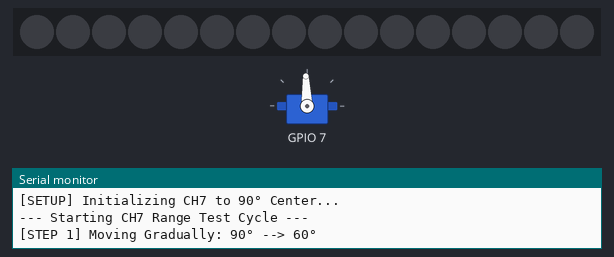
Recording of a sketch running on a simulated ESP32. Shown: 16 RGB LEDs in strip order, left to right, servo, the last lines printed to the serial monitor. Wiring (inferred from the names in the program): PCA9685 PWM driver at I2C address 0x40. Servo pulses on a pin are drawn as a servo (544–2400 µs = 0–180°).

Above: at 2.1 s.
At 7.0 s:
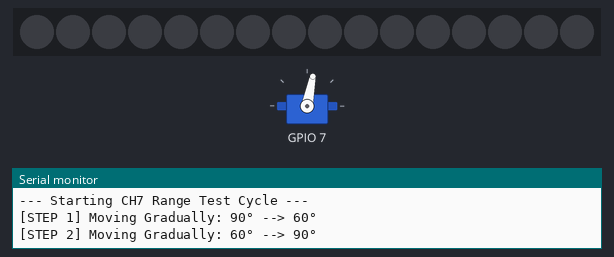
At 11.4 s:
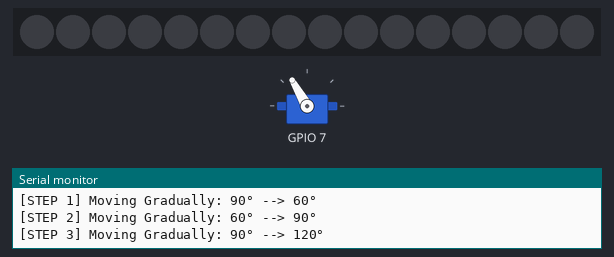
At 14.8 s:
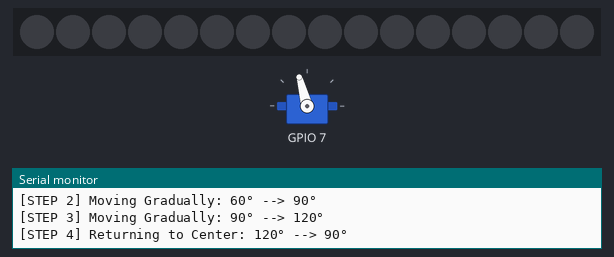
Timing chart, 0 to 28.6 s (numbered marks = the images above):
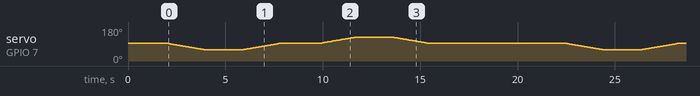

The sketch:

servo_ch7_range_test.ino
```cpp
/*
 * CYNEXIS — PCA9685 CH7 Range Test (MG996R #7)
 *
 * Hardware Target:
 *   - ESP32: SDA = GPIO 21, SCL = GPIO 22
 *   - PCA9685 Address: 0x40
 *   - Target Channel: CH7 ONLY (MG996R #7)
 *   - Servo Power: XL4016 = 5.00V External Servo Supply
 *   - Horn Status: DETACHED (Mandatory unloaded safety)
 *
 * Movement Sequence:
 *   90° --> 60° --> 90° --> 120° --> 90° (Gradual 0.5° steps @ 30ms)
 */

#include <Wire.h>

#define SDA_PIN       21
#define SCL_PIN       22
#define PCA9685_ADDR  0x40
#define TARGET_CH     7      // CH7 ONLY (MG996R #7)

#define MODE1         0x00
#define MODE2         0x01
#define PRESCALE      0xFE

// Microseconds for MG996R pulse width (500us = 0°, 1500us = 90°, 2500us = 180°)
#define MIN_US        500
#define MAX_US        2500

void pcaWriteReg(uint8_t reg, uint8_t val) {
  Wire.beginTransmission(PCA9685_ADDR);
  Wire.write(reg);
  Wire.write(val);
  Wire.endTransmission();
}

void setPWM(uint8_t channel, uint16_t on, uint16_t off) {
  uint8_t reg = 0x06 + (4 * channel); // For CH7: 0x06 + 4*7 = 0x22
  Wire.beginTransmission(PCA9685_ADDR);
  Wire.write(reg);
  Wire.write(on & 0xFF);
  Wire.write(on >> 8);
  Wire.write(off & 0xFF);
  Wire.write(off >> 8);
  Wire.endTransmission();
}

uint16_t angleToTicks(float angle) {
  if (angle < 0) angle = 0;
  if (angle > 180) angle = 180;

  float us = MIN_US + (angle / 180.0) * (MAX_US - MIN_US);
  // 50 Hz period = 20,000 us across 4096 ticks
  uint16_t ticks = (uint16_t)((us / 20000.0) * 4096.0 + 0.5);
  return ticks;
}

void setServoAngle(float angle) {
  uint16_t ticks = angleToTicks(angle);
  setPWM(TARGET_CH, 0, ticks);
}

void moveGradual(float startAngle, float endAngle, int stepDelayMs) {
  float step = (endAngle > startAngle) ? 0.5 : -0.5;
  float current = startAngle;

  while ((step > 0 && current <= endAngle) || (step < 0 && current >= endAngle)) {
    setServoAngle(current);
    delay(stepDelayMs);
    current += step;
  }
  setServoAngle(endAngle);
}

void setup() {
  Serial.begin(115200);
  while (!Serial && millis() < 3000) { delay(10); }

  Serial.println("\n==========================================");
  Serial.println(" CYNEXIS — PCA9685 CH7 RANGE TEST (60-120°) ");
  Serial.println("==========================================");
  Serial.println("Target: MG996R #7 on PCA9685 CH7 ONLY");
  Serial.println("Power: XL4016 = 5.00V");
  Serial.println("Horn: DETACHED");
  Serial.println("Sequence: 90° -> 60° -> 90° -> 120° -> 90°");
  Serial.println("------------------------------------------");

  Wire.begin(SDA_PIN, SCL_PIN);
  Wire.setClock(100000);

  // Initialize PCA9685
  pcaWriteReg(MODE1, 0x00);
  delay(10);

  // Set 50 Hz PWM frequency (Prescale 121 = 0x79)
  pcaWriteReg(MODE1, 0x10);          // Sleep mode
  pcaWriteReg(PRESCALE, 0x79);       // 50 Hz
  pcaWriteReg(MODE1, 0x00);          // Wake up
  delay(5);
  pcaWriteReg(MODE1, 0xA1);          // Auto-increment mode

  // Explicitly set MODE2 (0x01) = 0x04 (Totem-Pole output mode)
  pcaWriteReg(MODE2, 0x04);
  delay(5);

  // Clear all channels to OFF initially
  for (uint8_t ch = 0; ch < 16; ch++) {
    setPWM(ch, 0, 0);
  }

  Serial.println("\n[SETUP] Initializing CH7 to 90° Center...");
  setServoAngle(90.0);
  delay(2000);
}

void loop() {
  Serial.println("\n--- Starting CH7 Range Test Cycle ---");

  Serial.println("[STEP 1] Moving Gradually: 90° --> 60°");
  moveGradual(90.0, 60.0, 30);
  delay(2000);

  Serial.println("[STEP 2] Moving Gradually: 60° --> 90°");
  moveGradual(60.0, 90.0, 30);
  delay(2000);

  Serial.println("[STEP 3] Moving Gradually: 90° --> 120°");
  moveGradual(90.0, 120.0, 30);
  delay(2000);

  Serial.println("[STEP 4] Returning to Center: 120° --> 90°");
  moveGradual(120.0, 90.0, 30);
  delay(2000);

  Serial.println("[CYCLE COMPLETE] Pausing 5s before next cycle...");
  delay(5000);
}
```
